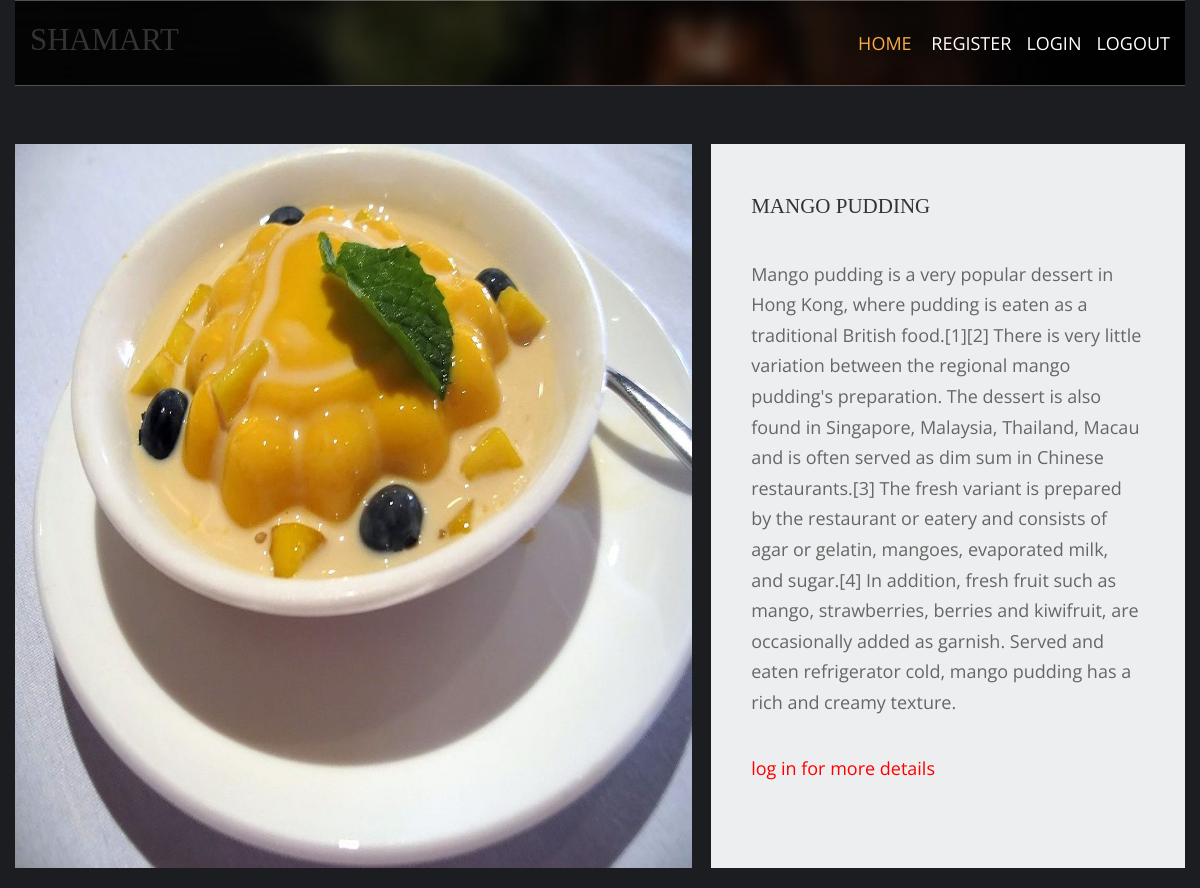
Page /fruites/mango-pudding on the committed database.
### shamart/models.py (models this page shows, shortened)
class products(models.Model):
    name=models.CharField(max_length=200,unique=True)
    slug=models.SlugField(max_length=200,unique=True)
    img=models.ImageField(upload_to='product')
    desc=models.TextField()
    stock=models.IntegerField()
    available=models.BooleanField()
    price=models.IntegerField()
    categ=models.ForeignKey(category,on_delete=models.CASCADE)

### shamart/views.py (the view)
# urls.py: path('<slug:c_slug>/<slug:product_slug>',views.proddetails,name='details'),
def proddetails(request,c_slug,product_slug):
    try:
        prod=products.objects.get(categ__slug=c_slug,slug=product_slug)
    except Exception as e:
        raise e
    return render(request,'product.html',{'pr':prod})

### templates/product.html (shortened to what this page needs)
{% extends 'base.html' %}
{% load static %}
{% block content %}
<html lang="en">
<head>
    <link href="{% static 'fontawesome/css/all.min.css' %}" rel="stylesheet" />
    <link href="{% static 'css/templatemo-comparto.css' %}" rel="stylesheet" />
</head>
<body>
<br>
<br>
        <section class="tm-mb-1" id="about">
            <div class="tm-row tm-about-row">
                <div class="tm-section-1-l">
                    <img src="{{pr.img.url}}" style="width:100%;height:100%;" alt="About image" class="tm-img-responsive">
                </div>
                <article class="tm-section-1-r tm-bg-color-8">
                    <h2 class="tm-mb-2 tm-title-color">{{pr.name}}</h2>
                    <p>{{pr.desc}}</p>
                    {% if user.is_authenticated %}
                    <p>PRICE:{{pr.price}}</p>
                    <p>STOCK:{{pr.stock}}</p>
                    {% else %}
                    <p style="color:red">log in for more details </p>
                    {% endif %}
                </article>
            </div>
        </section>
</body>
</html>
{% endblock %}

### static/layout/styles/layout.css (style rules this page uses)
*, *::before, *::after { transition:all .3s ease-in-out; }
body { color:#A5A6AA; background-color:#1C1D21; }

### static/css/templatemo-comparto.css (style rules this page uses)
*, *::before, *::after { box-sizing: border-box; outline: none; }
ul, h1, h2, h3, h4, p, figure { padding: 0; margin: 0; }
body { font-family: 'Open Sans', Arial, sans-serif; font-size: 18px; overflow-x: hidden; padding-left: 15px; padding-right: 15px; margin: 0; }
h2 { font-size: 1.5rem; }
p { color: #666; line-height: 1.7; margin-bottom: 35px; }
h1, h2, h3, h4, h5, h6 { color: #333; }
.tm-mb-1 { margin-bottom: 20px; }
.tm-mb-2 { margin-bottom: 40px; }
.tm-bg-color-8 { background-color: #EDEEEF; }
.tm-img-responsive { max-width: 100%; height: auto; }
.tm-section-1-l { width: 57.85%; margin-right: 1.65%; }
.tm-section-1-r { padding: 50px 40px; width: 40.5%; }
.tm-row { display: flex; }

### static/layout/styles/framework.css (style rules this page uses)
html { overflow-y:scroll; overflow-x:hidden; }
html, body { margin:0; padding:0; font-size:14px; line-height:1.6em; }
*, *::before, *::after { box-sizing:border-box; }
img { width:auto; max-width:100%; height:auto; margin:0; padding:0; border:none; line-height:normal; vertical-align:middle; }
body, input, textarea, select { font-family:Verdana, Geneva, sans-serif; }
h1, h2, h3, h4, h5, h6, .heading { font-family:Georgia, "Times New Roman", Times, serif; }
::placeholder { opacity:1; }
h1, h2, h3, h4, h5, h6, .heading { margin:0 0 20px 0; font-size:1.4rem; line-height:normal; font-weight:normal; text-transform:uppercase; }
address, article, aside, figcaption, figure, footer, header, main, nav, section { display:block; margin:0; padding:0; }

### rows in the picture
products: img (picture), name "MANGO PUDDING", desc "Mango pudding is a very popular dessert in Hong Kong, where pudding is eaten as a traditional British food.[1][2] There is very little variation between the regional mango pudding's preparation. The dessert is also found in Singapore, Malaysia, Thailand, Macau and is often served as dim sum in Chinese restaurants.[3] The fresh variant is prepared by the restaurant or eatery and consists of agar or gelatin, mangoes, evaporated milk, and sugar.[4] In addition, fresh fruit such as mango, strawberries, berries and kiwifruit, are occasionally added as garnish. Served and eaten refrigerator cold, mango pudding has a rich and creamy texture."
